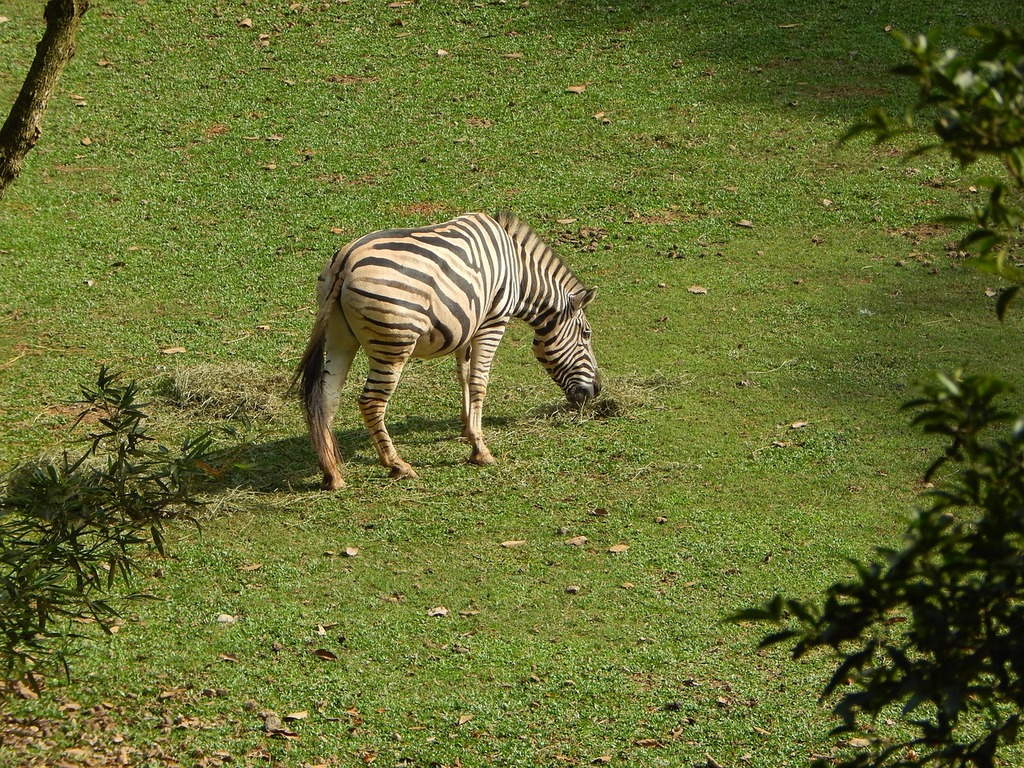
#> input picture zebra.jpg, 1024 x 768 px
$ python 'edit imagem2.py'
#> lines starting #> are read from the running program, lines starting #| are printed output that depends on the picture; after the words box and inside, x2 and y2 are one past the last pixel; in counts of white or black regions, pixels touching at a corner belong together; long printed decimals are rounded
import cv2
import numpy as np

image = cv2.imread("zebra.jpg")
#> image is the input picture: shape (768, 1024, 3); mean B, G, R 51.1, 111, 103.5

kernel = np.ones((5, 5), np.uint8)  # 5x5

small_kernel = np.ones((3, 3), np.uint8)  # 3x3

hsv_image = cv2.cvtColor(image, cv2.COLOR_BGR2HSV)
#> hsv_image: shape (768, 1024, 3); mean H, S, V 33.5, 154.4, 113.3

h, s, v = cv2.split(hsv_image)
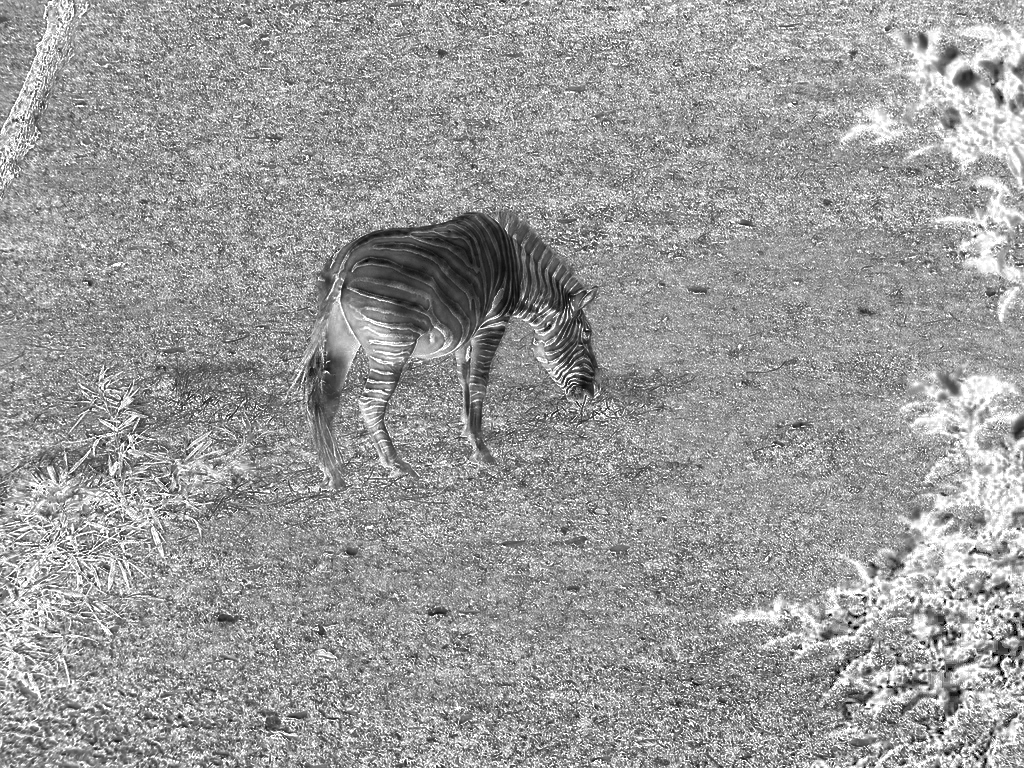
#> s: shape (768, 1024); min 0, max 255, mean 154.4
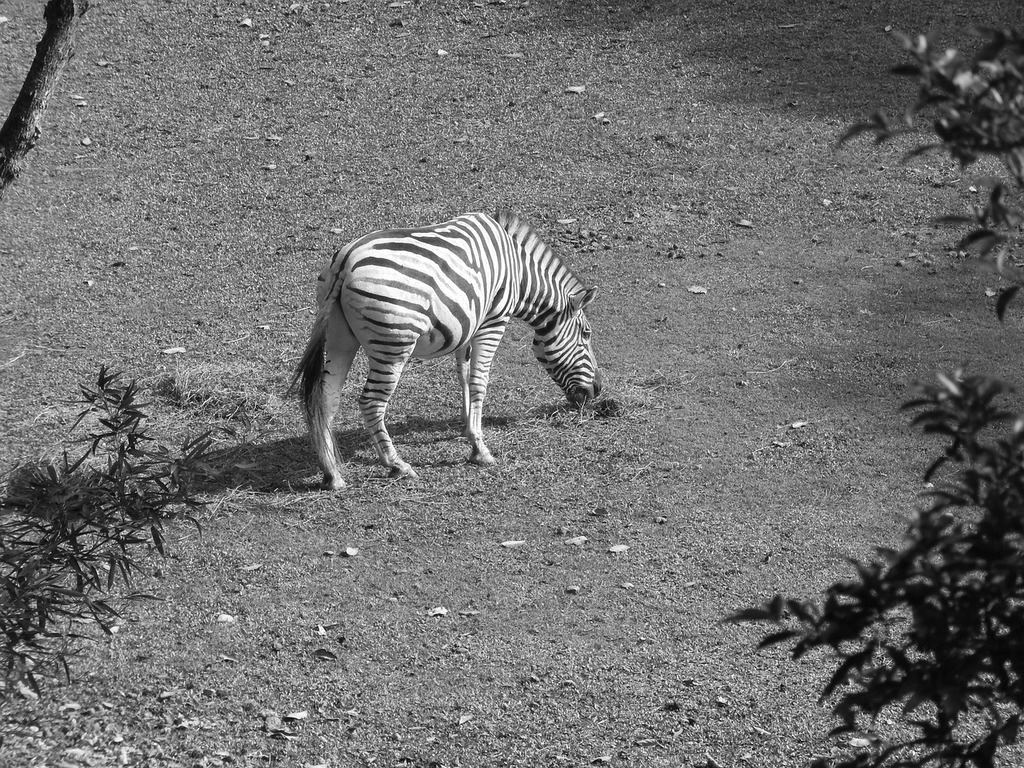
#> v: shape (768, 1024); min 2, max 255, mean 113.3

sat_mask = cv2.inRange(s, 0, 100)
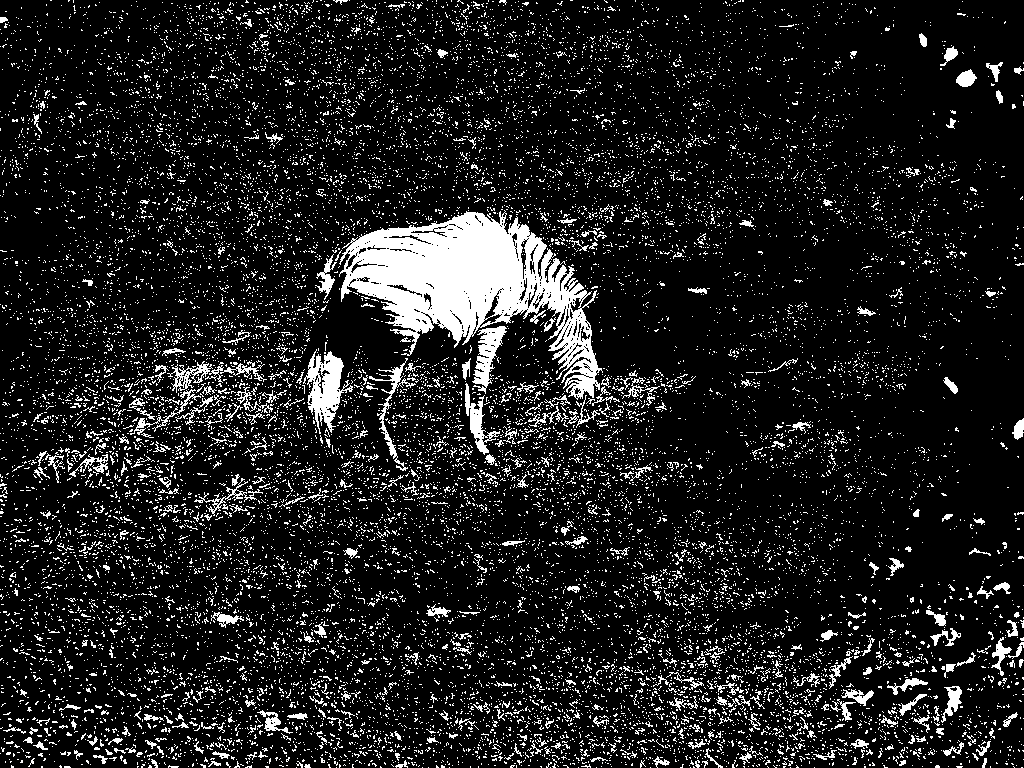
#> sat_mask: shape (768, 1024); 11.8% white; 17569 white regions (17129 under 20 px), largest, box (x1, y1, x2, y2) and area: (339, 210, 603, 400) 20969, (303, 349, 353, 434) 1850, (472, 326, 507, 394) 1016

value_mask = cv2.inRange(v, 70, 255)
#> value_mask: shape (768, 1024); 82.4% white; 12896 black regions (12664 under 20 px), largest, box (x1, y1, x2, y2) and area: (786, 375, 1024, 768) 42640, (688, 0, 1024, 193) 24205, (0, 380, 333, 698) 21880

mask = cv2.bitwise_and(sat_mask, value_mask)
#> mask: shape (768, 1024); 11% white; 17350 white regions (16969 under 20 px), largest, box (x1, y1, x2, y2) and area: (339, 210, 603, 398) 20500, (315, 351, 353, 434) 1288, (472, 326, 507, 394) 1014

eroded_mask = cv2.erode(mask, kernel, iterations=5)
#> eroded_mask: shape (768, 1024); 0.36% white; 1 white region, box (x1, y1, x2, y2) and area: (398, 236, 512, 300) 2835

opened_mask = cv2.dilate(eroded_mask, kernel, iterations=5)
#> opened_mask: shape (768, 1024); 0.91% white; 1 white region, box (x1, y1, x2, y2) and area: (388, 226, 522, 310) 7195

better_mask = cv2.bitwise_and(cv2.dilate(opened_mask, kernel, iterations=1), sat_mask)
#> better_mask: shape (768, 1024); 1% white; 2 white regions (1 under 20 px), largest, box (x1, y1, x2, y2) and area: (386, 224, 524, 312) 7924

for i in range(350):
    better_mask = cv2.bitwise_and(cv2.dilate(better_mask, small_kernel, iterations=1), sat_mask)
#> better_mask: shape (768, 1024); 2.7% white; 2 white regions (1 under 20 px), largest, box (x1, y1, x2, y2) and area: (339, 210, 603, 400) 20969


strict_value_mask = cv2.inRange(v, 157, 255)
#> strict_value_mask: shape (768, 1024); 16.2% white in thin lines or dots

best_mask = cv2.bitwise_and(cv2.dilate(better_mask, small_kernel, iterations=1), strict_value_mask)
#> best_mask: shape (768, 1024); 1.7% white; 63 white regions (44 under 20 px), largest, box (x1, y1, x2, y2) and area: (349, 211, 529, 345) 6624, (351, 265, 462, 345) 2447, (549, 308, 604, 374) 1038

for i in range(200):
    best_mask = cv2.bitwise_and(cv2.dilate(best_mask, small_kernel, iterations=1), strict_value_mask)
#> best_mask: shape (768, 1024); 2.1% white; 63 white regions (43 under 20 px), largest, box (x1, y1, x2, y2) and area: (349, 209, 529, 345) 6651, (351, 265, 462, 345) 2450, (470, 324, 512, 466) 1716

best_mask = cv2.erode(cv2.dilate(best_mask, kernel, iterations = 2), kernel)
#> best_mask: shape (768, 1024); 4% white; 1 white region, box (x1, y1, x2, y2) and area: (338, 207, 626, 483) 31593

cv2.imshow("Mask", best_mask)

cv2.imwrite("zebra_segmentado.jpg", best_mask)

#Dice score

segmentado = cv2.imread("zebra_segmentado.jpg")
#> segmentado: shape (768, 1024, 3); min 0, max 255, mean 10.2

ground_truth = cv2.imread("ground_truth_zebra.jpg")
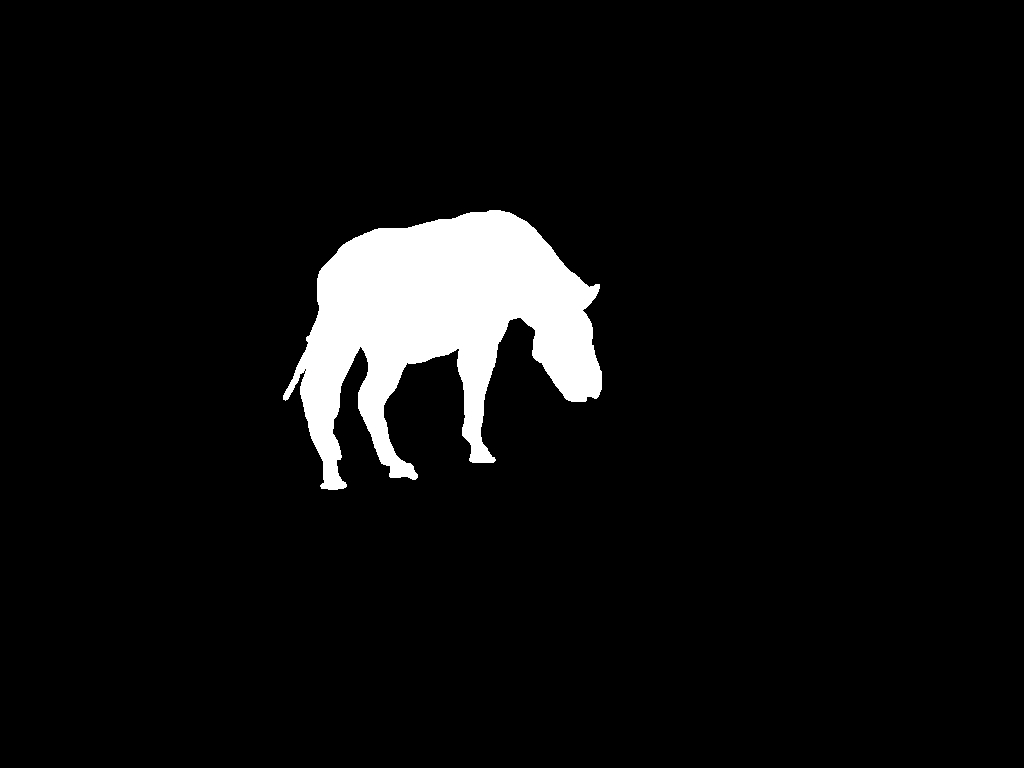
#> input picture ground_truth_zebra.jpg, 1024 x 768 px
#> ground_truth is the input picture: shape (768, 1024, 3); mean B, G, R 14.7, 14.7, 14.7

dice_score = cv2.bitwise_not(cv2.bitwise_xor(segmentado, ground_truth))
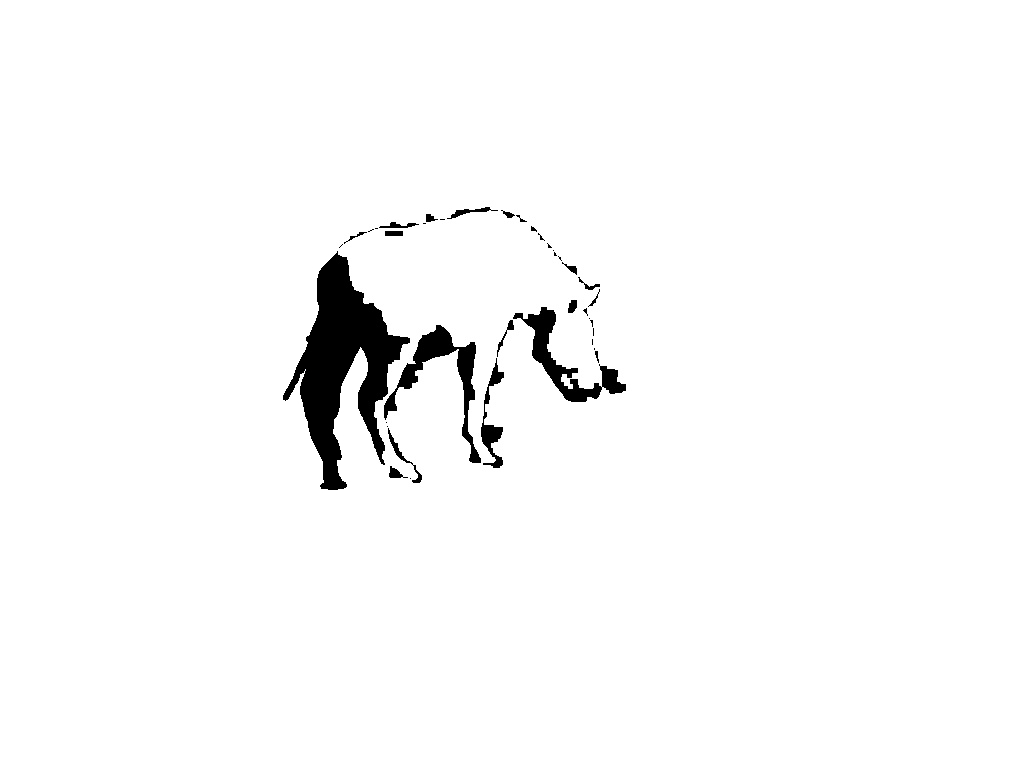
#> dice_score: shape (768, 1024, 3); mean B, G, R 248.7, 248.7, 248.7

area_correta = np.sum(dice_score == 255)
#> area_correta = 2290599

area_total = np.sum(dice_score == 255) + np.sum(dice_score == 0)
#> area_total = 2342429

print(area_correta/area_total)
#| 0.9779
